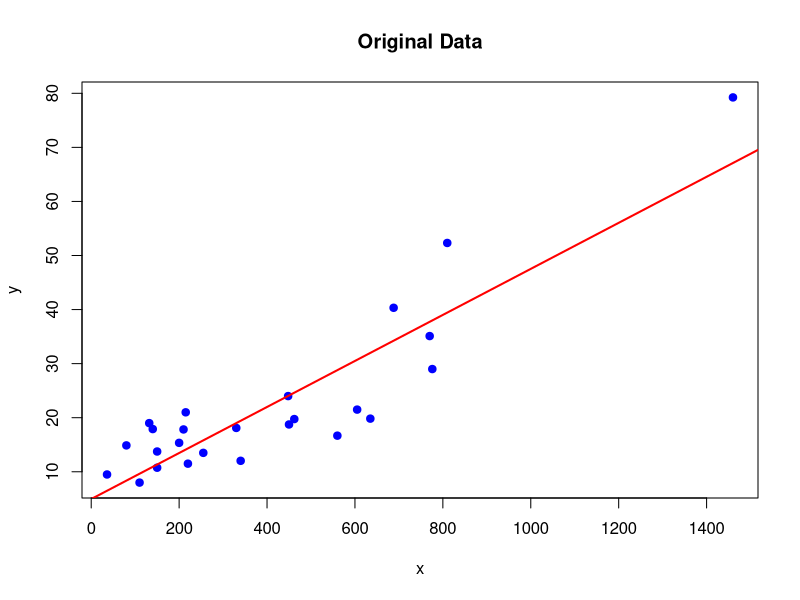
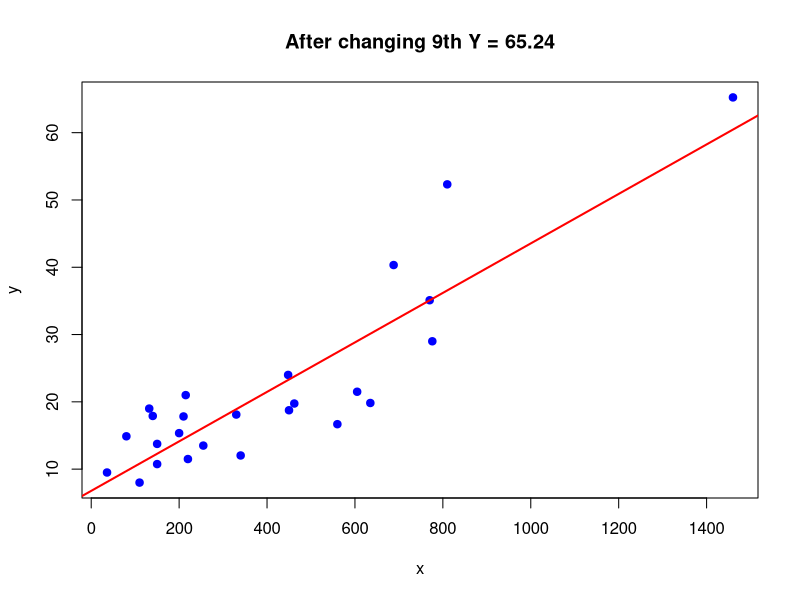
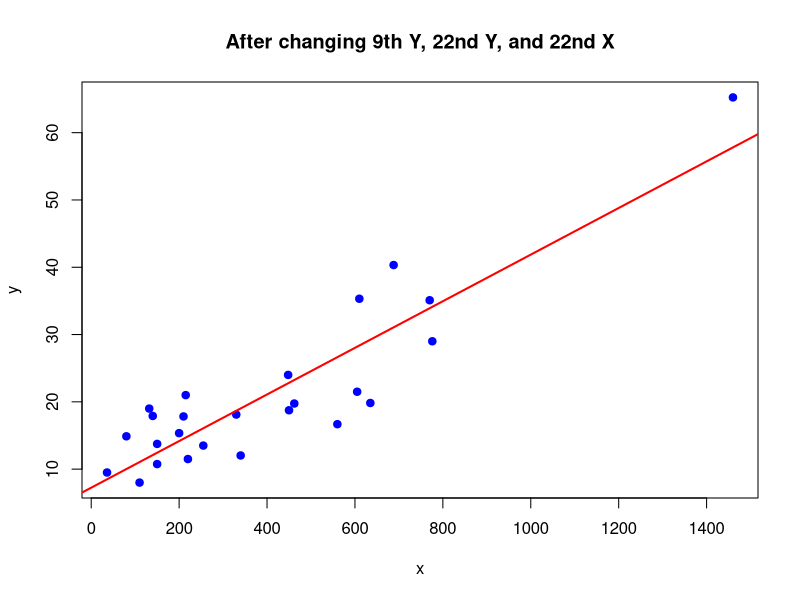

Recreate these plots in R, in order.
analyze_2 <- function(y, x, title) {
  model <- lm(y ~ x)
  plot(x, y, pch=19, col="blue", main=title)
  abline(model, col="red", lwd=2)
  
  # --- Define variables first ---
  n = length(x)
  p = 2  # Moved this line up! It defines the number of parameters (intercept + slope).
  
  # High leverage point
  d = (x - mean(x))^2 / sum((x - mean(x))^2)
  h = (1/n) + d
  
  # Outlier
  rs = model$residuals
  msr = sum(rs^2) / (n-p) # Now this line will work correctly
  di = abs(rs) / sqrt(msr) # Standardized residuals
  ri = abs(rs) / sqrt(msr * (1 - h)) # studentized residuals
  
  # Influntial Observation
  cook_dist = (h * ri^2) / (p*(1-h))
  
  # Cut of point for leverage
  cut = 2*(p/n)  # Twice of the mean rule
  
  
  cat("\n----", title, "----\n")
  cat("Model")
  print(model)
  cat("High leverage points:", which(h > cut), "\n")
  cat("Outliers (|r|>3):", which(ri > 3), "\n")
  cat("Outliers (|d|>3):", which(di > 3), "\n")
  cat("Influential (CookD>1):", which(cook_dist > 1), "\n")
  cat("R-squared:", summary(model)$r.squared, "\n")
}

# Now, running the function will work without error
y <- c(16.68,11.50,12.03,14.88,13.75,18.11,8.00,17.83,79.24,21.50,40.33,21.00,13.50,
       19.75,24.00,29.00,15.35,19.00,9.50,35.10,17.90,52.32,18.75,19.83,10.75)
x <- c(560,220,340,80,150,330,110,210,1460,605,688,215,255,462,448,776,
       200,132,36,770,140,810,450,635,150)

analyze_2(y, x, "Original Data")


# 2️⃣ Change 9th Y
y2 <- y; y2[9] <- 65.24
analyze_2(y2, x, "After changing 9th Y = 65.24")

# 3️⃣ Change 9th Y, 22nd Y, and 22nd X
y3 <- y; x3 <- x
y3[c(9,22)] <- c(65.24, 35.32)
x3[22] <- 610
analyze_2(y3, x3, "After changing 9th Y, 22nd Y, and 22nd X")
